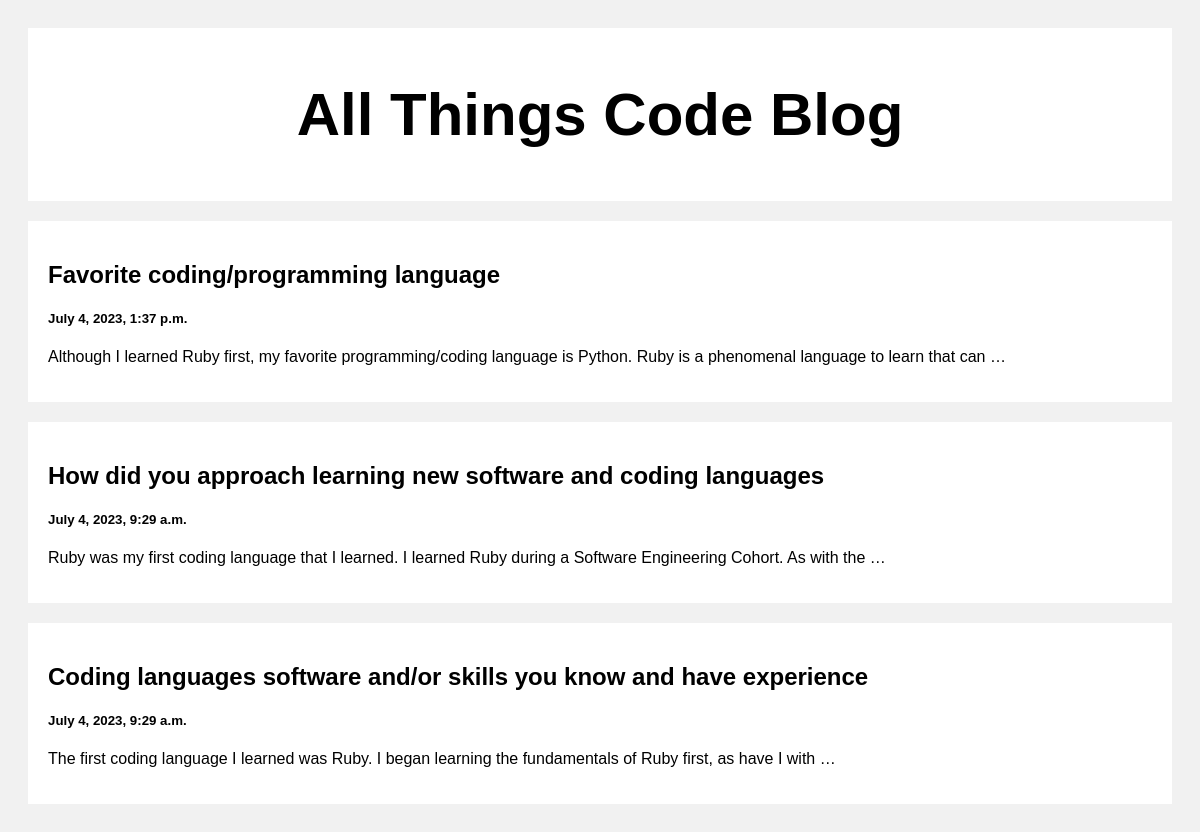
Before: / with the older database file.
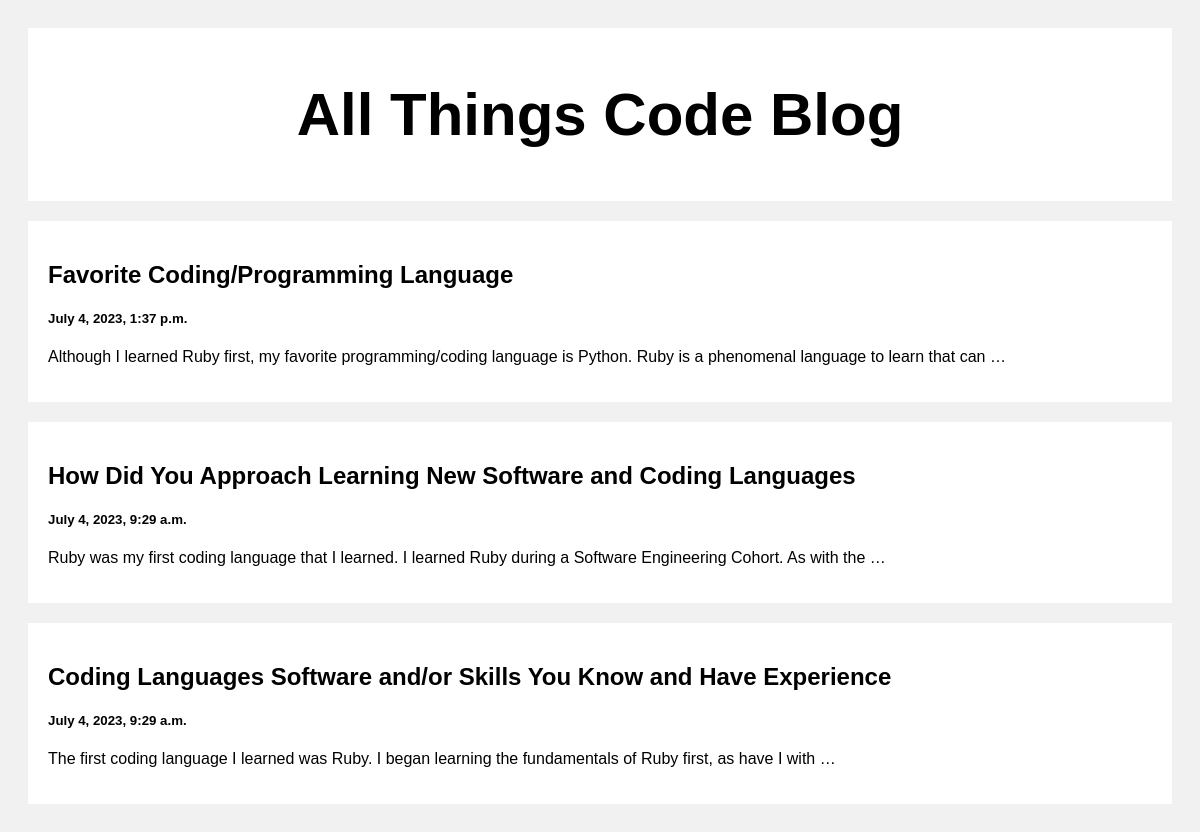
After: the same page with the newer database file.
### posts/models.py (models this page shows)
class Post(models.Model):
    title = models.CharField(max_length=100)
    body = models.CharField(max_length=1000000)
    created_at = models.DateTimeField(default=datetime.now, blank=True)

### posts/views.py (the view)
# urls.py: path('', views.index, name= 'index'),
def index(request):
    posts = Post.objects.all()
    return render(request, 'index.html', {'posts':posts})

### templates/index.html (shortened to what this page needs)
<!DOCTYPE html>
<html>
<head>
</head>
<body>
<div class="header">
  <h2>All Things Code Blog</h2>
</div>
<div class="row">
  <div class="leftcolumn">
    {% for post in posts reversed %}
    <div class="card">
      <a style="text-decoration: none; color: black;" href="/post/{{post.id}}">
        <h2>{{post.title}}</h2>
        <h5>{{post.created_at}}</h5>
        <p>{{post.body|truncatewords:20}}</p>
      </a>
    </div>
    {% endfor %}
  </div>
</div>
</body>
</html>

Changed rows visible on the page:
changed Post: title "Favorite coding/programming language" → "Favorite Coding/Programming Language"
changed Post: title "How did you approach learning new software and coding languages" → "How Did You Approach Learning New Software and Coding Languages"
changed Post: title "Coding languages software and/or skills you know and have experience" → "Coding Languages Software and/or Skills You Know and Have Experience"
